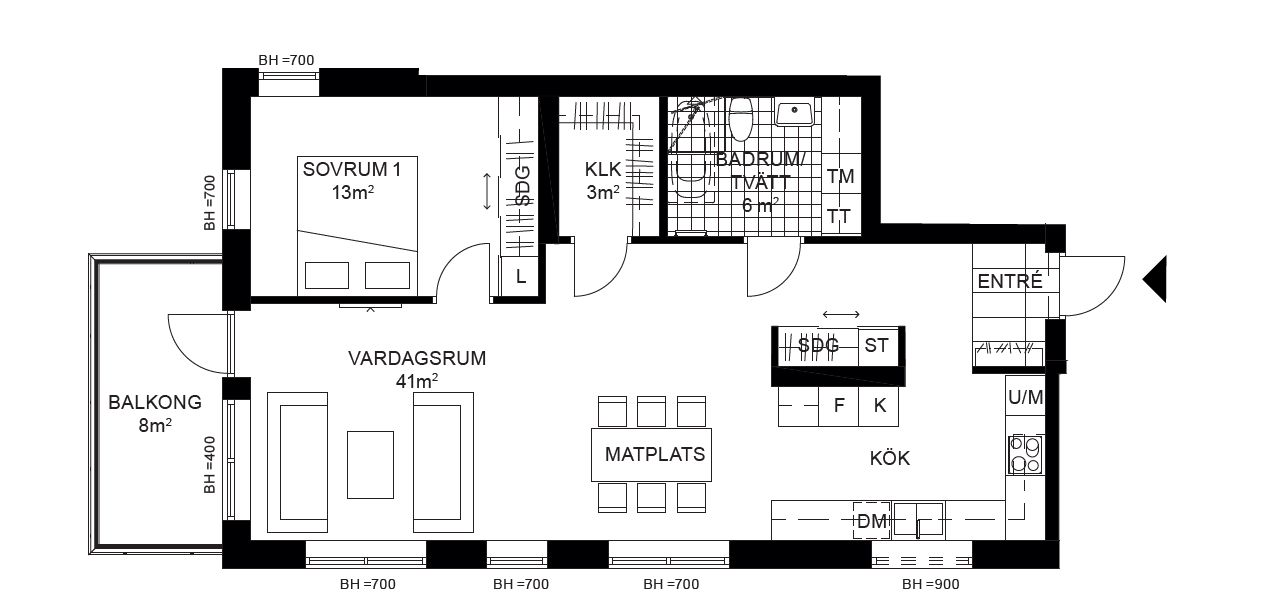
#> input picture R-zipp/BlueprintToBlendLIb/Calibrations/wallcalibration.png, 1261 x 611 px
$ python -i detect.py   (imports and definitions only)
#> lines starting #> are read from the running program, lines starting #| are printed output that depends on the picture; after the words box and inside, x2 and y2 are one past the last pixel; in counts of white or black regions, pixels touching at a corner belong together
import cv2
import numpy as np


# [26 lines left out: function outer_contours, not called in this run]


def wall_filter(gray):
    WALL_FILTER_TRESHOLD = [0, 255]
    WALL_FILTER_KERNEL_SIZE = (3, 3)
    WALL_FILTER_MORPHOLOGY_ITERATIONS = 2
    WALL_FILTER_DILATE_ITERATIONS = 1
    WALL_FILTER_DISTANCE = 5
    WALL_FILTER_DISTANCE_THRESHOLD = [0.5, 0.2]
    WALL_FILTER_MAX_VALUE = 255
    WALL_FILTER_THRESHOLD_TECHNIQUE = 0

    _, thresh = cv2.threshold(
        gray,
        WALL_FILTER_TRESHOLD[0],
        WALL_FILTER_TRESHOLD[1],
        cv2.THRESH_BINARY_INV + cv2.THRESH_OTSU,
    )
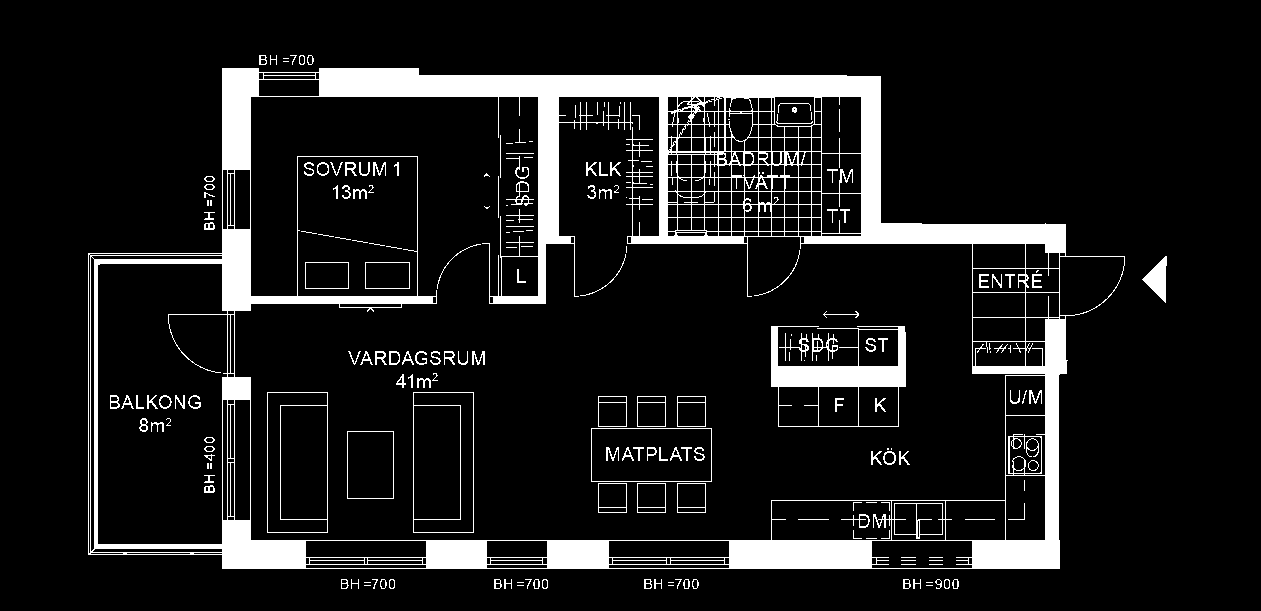
#> thresh: shape (611, 1261); 10.6% white; 214 white regions (79 under 20 px), largest, box (x1, y1, x2, y2) and area: (88, 68, 1125, 569) 67333, (771, 326, 906, 427) 3952, (267, 392, 328, 533) 607

    # noise removal
    kernel = np.ones(WALL_FILTER_KERNEL_SIZE, np.uint8)
    opening = cv2.morphologyEx(
        thresh,
        cv2.MORPH_OPEN,
        kernel,
        iterations=WALL_FILTER_MORPHOLOGY_ITERATIONS,
    )
#> opening: shape (611, 1261); 7.4% white; 11 white regions, largest, box (x1, y1, x2, y2) and area: (319, 68, 1066, 304) 26609, (972, 319, 1067, 569) 6630, (94, 229, 433, 311) 4480

    sure_bg = cv2.dilate(
        opening, kernel, iterations=WALL_FILTER_DILATE_ITERATIONS
    )
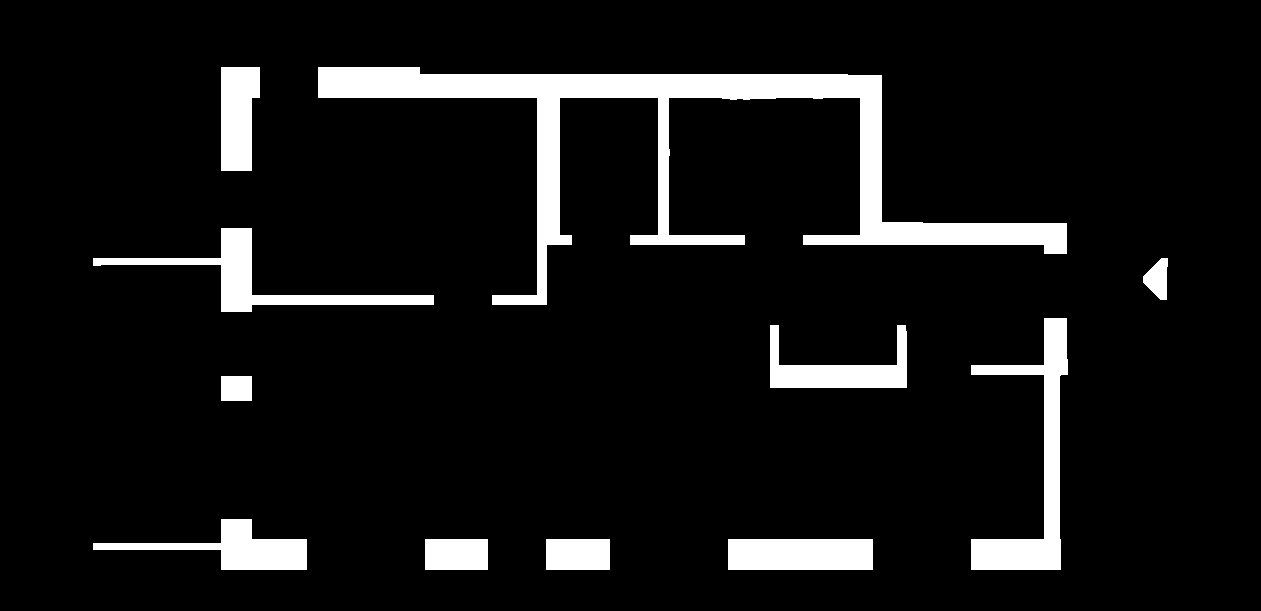
#> sure_bg: shape (611, 1261); 8.3% white; 11 white regions, largest, box (x1, y1, x2, y2) and area: (318, 67, 1067, 305) 29631, (971, 318, 1068, 570) 7472, (93, 228, 434, 312) 5328

    dist_transform = cv2.distanceTransform(
        opening, cv2.DIST_L2, WALL_FILTER_DISTANCE
    )
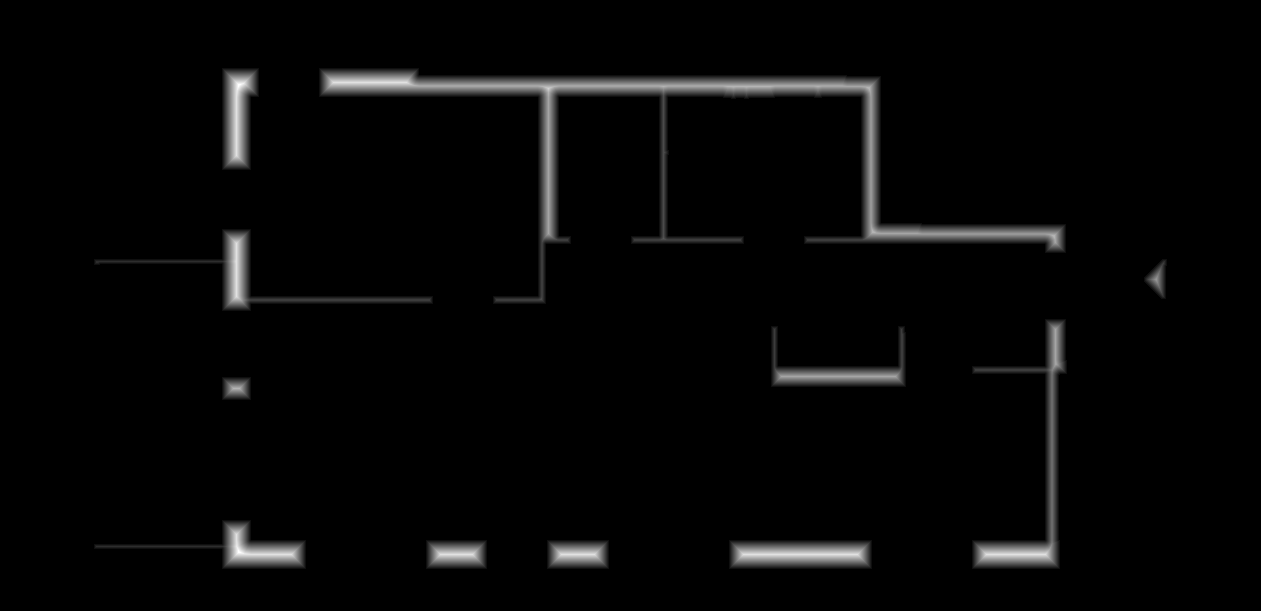
#> dist_transform: shape (611, 1261) float32; min 0, max 17, mean 0.423; drawn with min black and max white
    ret, sure_fg = cv2.threshold(
        WALL_FILTER_DISTANCE_THRESHOLD[0] * dist_transform,
        WALL_FILTER_DISTANCE_THRESHOLD[1] * dist_transform.max(),
        WALL_FILTER_MAX_VALUE,
        WALL_FILTER_THRESHOLD_TECHNIQUE,
    )
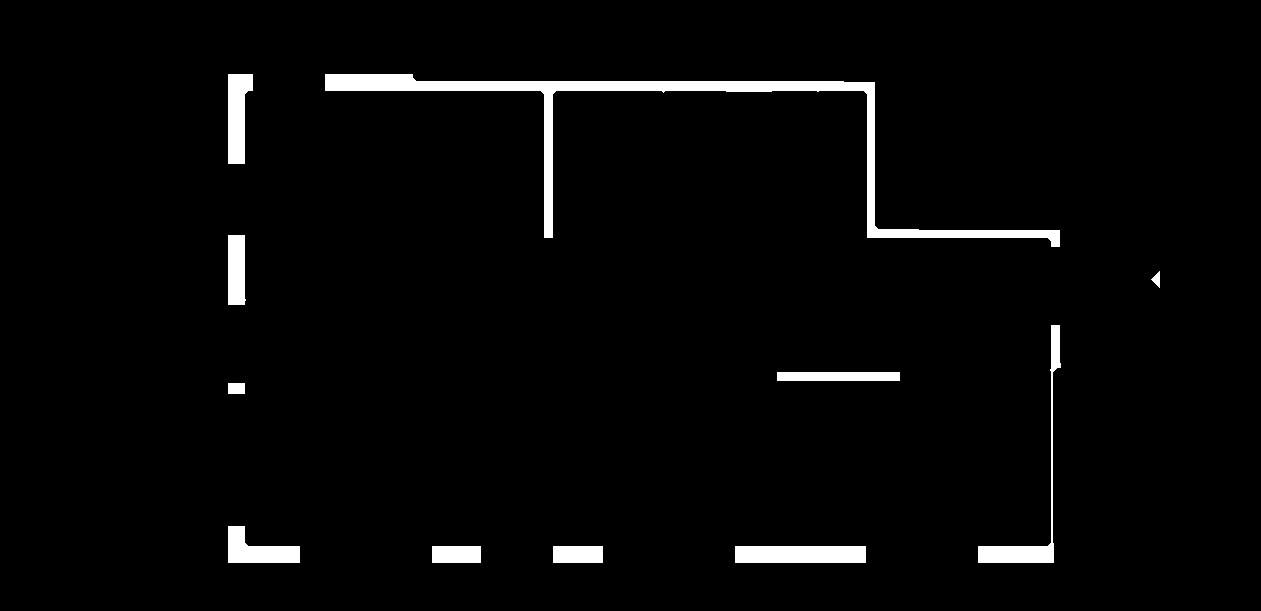
#> sure_fg: shape (611, 1261) float32; 2.9% white; 11 white regions, largest, box (x1, y1, x2, y2) and area: (325, 74, 1060, 247) 10277, (735, 546, 866, 563) 2227, (978, 325, 1061, 563) 2061
#> ret = 3.4

    sure_fg = np.uint8(sure_fg)
    unknown = cv2.subtract(sure_bg, sure_fg)
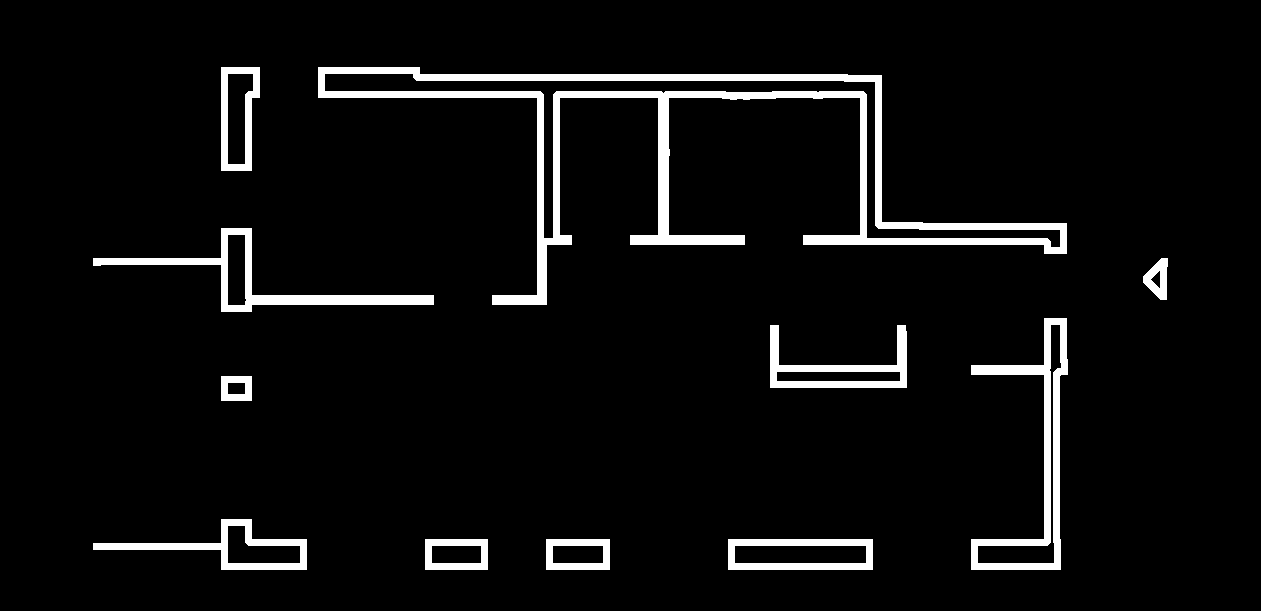
#> unknown: shape (611, 1261); 5.4% white; 11 white regions, largest, box (x1, y1, x2, y2) and area: (318, 67, 1067, 305) 19354, (971, 318, 1068, 570) 5411, (93, 228, 434, 312) 4136

    return unknown


# [17 lines left out: function precise_boxes, not called in this run]

>>> import cv2
>>> picture = cv2.imread('../../R-zipp/BlueprintToBlendLIb/Calibrations/wallcalibration.png', cv2.IMREAD_GRAYSCALE)
>>> result = wall_filter(picture)
